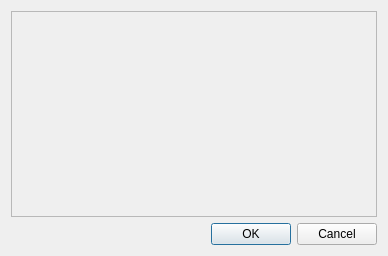
<?xml version="1.0" encoding="UTF-8"?>
<ui version="4.0">
 <class>vsrtl::ParameterDialog</class>
 <widget class="QDialog" name="vsrtl::ParameterDialog">
  <property name="geometry">
   <rect>
    <x>0</x>
    <y>0</y>
    <width>388</width>
    <height>256</height>
   </rect>
  </property>
  <property name="windowTitle">
   <string>Dialog</string>
  </property>
  <layout class="QGridLayout" name="gridLayout">
   <item row="0" column="0">
    <widget class="QScrollArea" name="scrollArea">
     <property name="widgetResizable">
      <bool>true</bool>
     </property>
     <widget class="QWidget" name="scrollAreaWidgetContents">
      <property name="geometry">
       <rect>
        <x>0</x>
        <y>0</y>
        <width>368</width>
        <height>205</height>
       </rect>
      </property>
      <layout class="QGridLayout" name="gridLayout_3">
       <item row="0" column="0">
        <layout class="QGridLayout" name="parameterLayout"/>
       </item>
       <item row="1" column="0">
        <spacer name="verticalSpacer">
         <property name="orientation">
          <enum>Qt::Vertical</enum>
         </property>
         <property name="sizeHint" stdset="0">
          <size>
           <width>20</width>
           <height>40</height>
          </size>
         </property>
        </spacer>
       </item>
      </layout>
     </widget>
    </widget>
   </item>
   <item row="1" column="0">
    <widget class="QDialogButtonBox" name="buttonBox">
     <property name="orientation">
      <enum>Qt::Horizontal</enum>
     </property>
     <property name="standardButtons">
      <set>QDialogButtonBox::Cancel|QDialogButtonBox::Ok</set>
     </property>
    </widget>
   </item>
  </layout>
 </widget>
 <resources/>
 <connections>
  <connection>
   <sender>buttonBox</sender>
   <signal>accepted()</signal>
   <receiver>vsrtl::ParameterDialog</receiver>
   <slot>accept()</slot>
   <hints>
    <hint type="sourcelabel">
     <x>248</x>
     <y>254</y>
    </hint>
    <hint type="destinationlabel">
     <x>157</x>
     <y>274</y>
    </hint>
   </hints>
  </connection>
  <connection>
   <sender>buttonBox</sender>
   <signal>rejected()</signal>
   <receiver>vsrtl::ParameterDialog</receiver>
   <slot>reject()</slot>
   <hints>
    <hint type="sourcelabel">
     <x>316</x>
     <y>260</y>
    </hint>
    <hint type="destinationlabel">
     <x>286</x>
     <y>274</y>
    </hint>
   </hints>
  </connection>
 </connections>
</ui>
